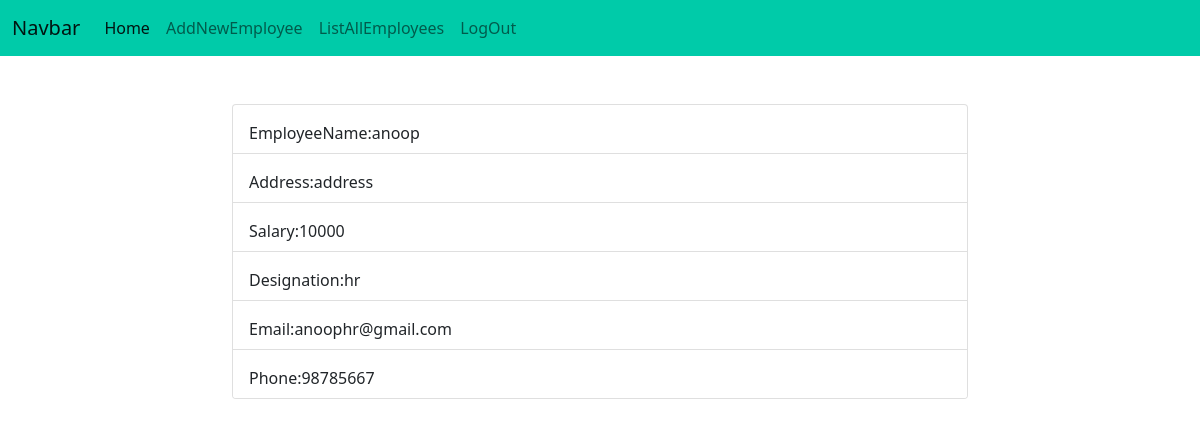
Page /employees/details/2 on the committed database.
### employees/models.py (models this page shows, shortened)
class Employees(models.Model):
    emp_name=models.CharField(max_length=120)
    options=(("ceo","ceo"),
             ("admin","admin"),
             ("hr","hr"),
             ("telecaller","telecaller"),
             ("faculty","faculty"),
             ("seo","seo"))
    designation=models.CharField(max_length=120,choices=options,null=True,default="hr")
    salary=models.PositiveIntegerField()
    address=models.CharField(max_length=120)
    email=models.CharField(max_length=120,unique=True)
    phone=models.CharField(max_length=15,unique=True)
    is_active=models.BooleanField(default=True,null=True)

### employees/views.py (the view)
# urls.py: path("details/<int:id>",views.employee_detail,name="empdetails"),
def employee_detail(request,id):
    employee=Employees.objects.get(id=id)
    context={"employee":employee}
    return render(request,"detail_emp.html",context)

### employees/templates/detail_emp.html
{%extends 'base.html'%}
{%block body_block%}
<div class="row mt-5">
    <div class="col-2"></div>
    <div class="col-8">
        <div class="card" style="width: 100%;">
            <ul class="list-group list-group-flush">
                <li class="list-group-item mt-2">EmployeeName:{{employee.emp_name}}</li>
                <li class="list-group-item mt-2">Address:{{employee.address}}</li>
                <li class="list-group-item mt-2">Salary:{{employee.salary}}</li>
                <li class="list-group-item mt-2">Designation:{{employee.designation}}</li>
                <li class="list-group-item mt-2">Email:{{employee.email}}</li>
                <li class="list-group-item mt-2">Phone:{{employee.phone}}</li>
            </ul>
        </div>
    </div>
    <div class="col-2"></div>
</div>
{%endblock%}

### rows in the picture
Employees: emp_name "anoop", address "address", salary "10000", designation "hr", email "anoophr@gmail.com", phone "98785667"
